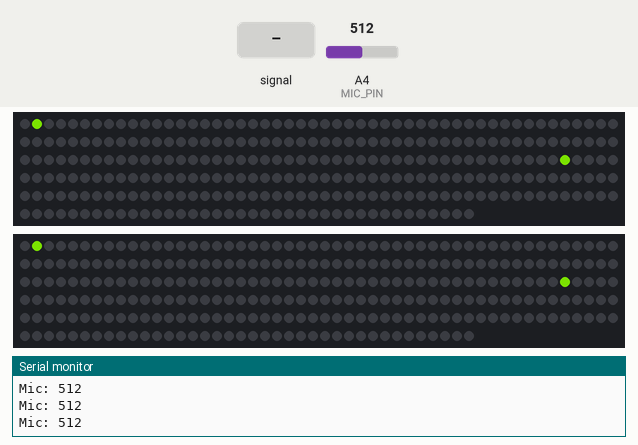
Recording of a sketch running on a simulated Arduino Uno, built with avr-gcc and run on an emulated ATmega328P. On the bench: 2 × 288 RGB LEDs in strip order, left to right, continuing on the next row, the last lines printed to the serial monitor. The inputs (shaded band) are chosen by the test bench; at power-on: A4 (MIC_PIN) = 512. Dim RGB values are drawn brighter than linear.

Above: at 0.25 s.
1.3 s: A4 (MIC_PIN) fed a 1000 Hz sine of ±255 counts around its level
At 1.99 s:
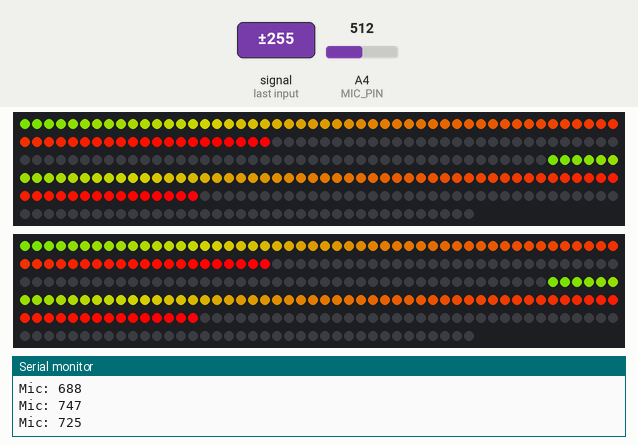
3.6 s: A4 (MIC_PIN) set to 160
At 4.94 s:
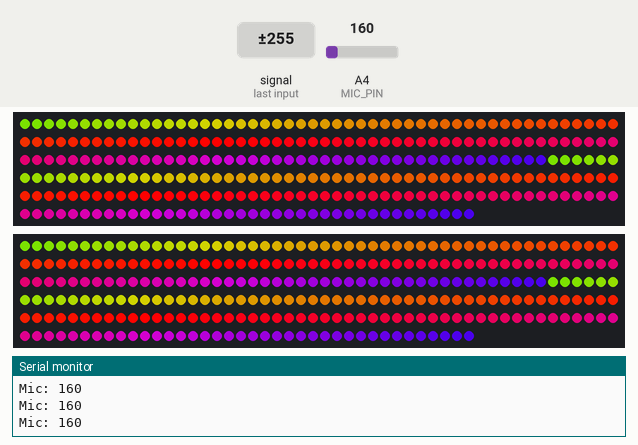
5.7 s: A4 (MIC_PIN) fed a 200 Hz sine of ±81 counts around its level
At 5.95 s:
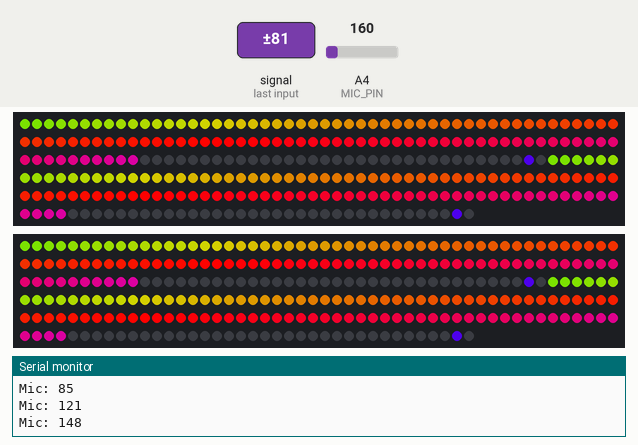
8.2 s: A4 (MIC_PIN) set to 180
At 8.73 s:
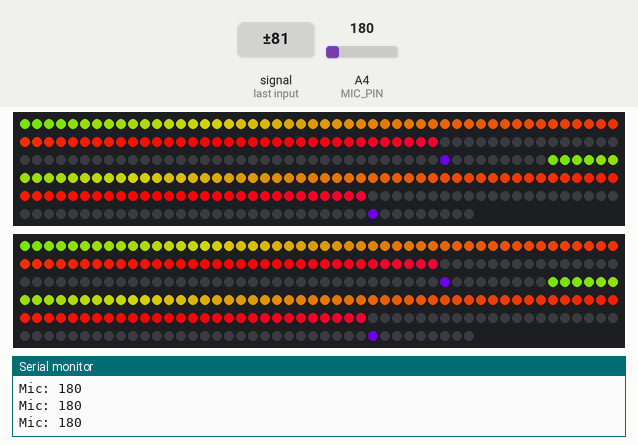
10.5 s: A4 (MIC_PIN) set to 511
At 10.68 s:
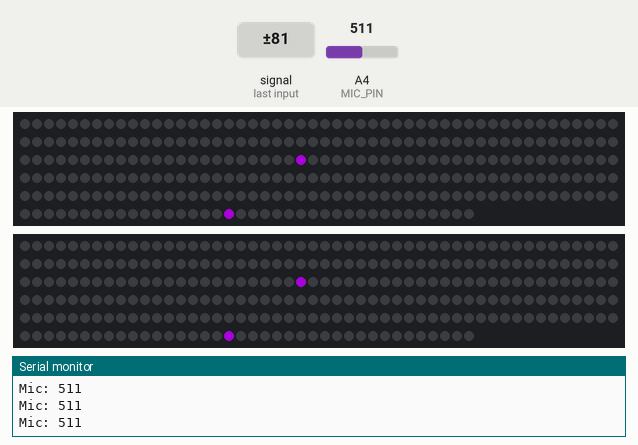
13.5 s: A4 (MIC_PIN) fed a 2 Hz sine of ±306 counts around its level
At 14.24 s:
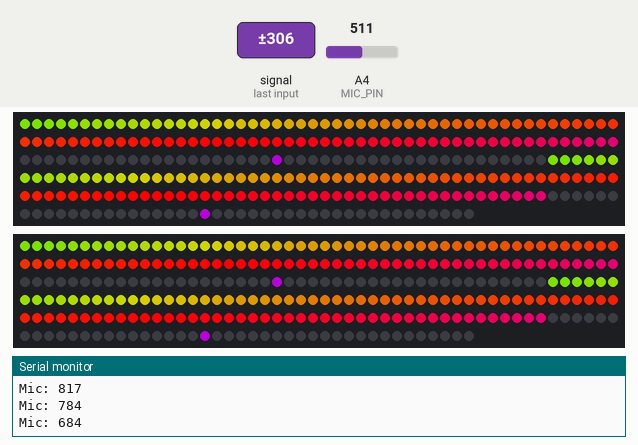

Measured:
- after the input at 1.3 s, the LEDs: first change at once (image 1 shows a later state)
- after the input at 3.6 s, the LEDs: first change after 0.21 s (image 2 shows a later state)
- after the input at 10.5 s, the LEDs: change after 0.11 s (image 5)
- after the input at 13.5 s, the LEDs: first change after 0.28 s (image 6 shows a later state)

The sketch:

ascenswag.ino
```cpp
#include <Adafruit_NeoPixel.h>

#define N_PIXELS	288					// Number of pixels in strand
#define MIC_PIN		4					// Microphone is attached to this analog pin
#define LED_PIN		6					// NeoPixel LED strand is connected to this pin
#define LED_PIN2	7					// NeoPixel LED strand is connected to this pin
#define DC_OFFSET	0					// DC offset in mic signal - if unusure, leave 0
#define NOISE		10					// Noise/hum/interference in mic signal
#define SAMPLES		10					// Length of buffer for dynamic level adjustment
#define TOP			((N_PIXELS/2) + 2)		// Allow dot to go slightly off scale
#define PEAK_FALL	5					// Rate of peak falling dot

byte	peak = 0;
byte	dotCount = 0;
byte	volCount  = 0;
int	vol[SAMPLES];					        // Collection of prior volume samples
int	lvl = 10;						// Current "dampened" audio level
int	minLvlAvg = 0;					        // For dynamic adjustment of graph low & high
int	maxLvlAvg = 512;

Adafruit_NeoPixel strip = Adafruit_NeoPixel(N_PIXELS, LED_PIN, NEO_GRB + NEO_KHZ800);
Adafruit_NeoPixel strip2 = Adafruit_NeoPixel(N_PIXELS, LED_PIN2, NEO_GRB + NEO_KHZ800);

void setup() {
	Serial.begin(115200);
	analogReference(EXTERNAL);
	memset(vol, 0, sizeof(vol));
	strip.begin();
	strip2.begin();
}

void loop() {
	int i, j, k = 0;

	bargraph();
}

void setpixel(Adafruit_NeoPixel *strip1, Adafruit_NeoPixel *strip2, int i, uint32_t w)
{
    strip1->setPixelColor(i      , w);
    strip1->setPixelColor(i + (N_PIXELS / 2), w);
    strip2->setPixelColor(i      , w);
    strip2->setPixelColor(i + (N_PIXELS / 2), w);
}

void setpixel(Adafruit_NeoPixel *strip1, Adafruit_NeoPixel *strip2, int i, int r, int g, int b)
{
    strip1->setPixelColor(i      , r, g, b);
    strip1->setPixelColor(i + (N_PIXELS / 2), r, g, b);
    strip2->setPixelColor(i      , r, g, b);
    strip2->setPixelColor(i + (N_PIXELS / 2), r, g, b);
}


void bargraph(void) {
	uint8_t  i;
	uint16_t minLvl, maxLvl;
	int      n, height;

	n = analogRead(MIC_PIN);			// Raw reading from mic
        Serial.print ("Mic: ");
        Serial.println (n);
	n = abs(n - 512 - DC_OFFSET);		// Center on zero
	n = (n <= NOISE) ? 0 : (n - NOISE);	// Remove noise/hum
	lvl = ((lvl * 7) + n) >> 3;			// "Dampened" reading (else looks twitchy)
	height = TOP * (lvl - minLvlAvg) / (long)(maxLvlAvg - minLvlAvg);

	if (height < 0L)
		height = 0;
	else if (height > TOP)
		height = TOP;
	if (height > peak)
		peak = height;

	for(i=0; i< (N_PIXELS / 2); i++) {
		if (i >= height)
			setpixel(&strip, &strip2, i, 0, 0, 0);
		else
			setpixel(&strip, &strip2, i, Wheel(map(i,0,(strip.numPixels() / 2) - 1,30,150)));
	}

	if (peak > 0 && peak <= (N_PIXELS/2)-1)
		setpixel(&strip, &strip2, peak,Wheel(map(peak,0,(strip.numPixels() / 2) - 1,30,150)));

	strip.show();
	strip2.show();

	if (++dotCount >= PEAK_FALL) {
		if (peak > 0)
			peak--;

		dotCount = 0;
	}

	vol[volCount] = n;
	if (++volCount >= SAMPLES)
		volCount = 0;

	minLvl = maxLvl = vol[0];
	for(i=1; i<SAMPLES; i++) {
		if (vol[i] < minLvl)
			minLvl = vol[i];
		else if (vol[i] > maxLvl)
			maxLvl = vol[i];
	}

	if ((maxLvl - minLvl) < TOP)
		maxLvl = minLvl + TOP;

	minLvlAvg = (minLvlAvg * 63 + minLvl) >> 6; // Dampen min/max levels
	maxLvlAvg = (maxLvlAvg * 63 + maxLvl) >> 6; // (fake rolling average)
}

uint32_t Wheel(byte WheelPos) {
	if (WheelPos < 85) {
		return strip.Color(WheelPos * 3, 255 - WheelPos * 3, 0);
	} else if (WheelPos < 170) {
		WheelPos -= 85;
		return strip.Color(255 - WheelPos * 3, 0, WheelPos * 3);
	} else {
		WheelPos -= 170;
		return strip.Color(0, WheelPos * 3, 255 - WheelPos * 3);
	}
}
```
